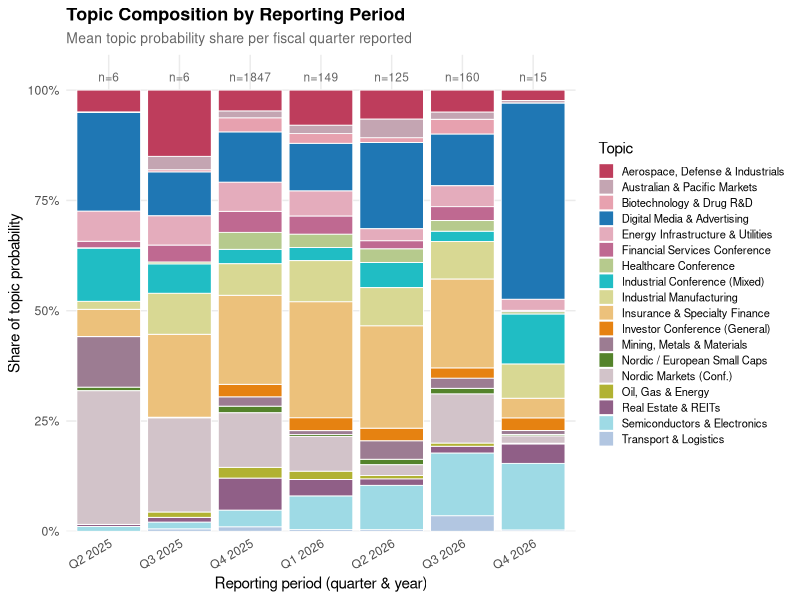
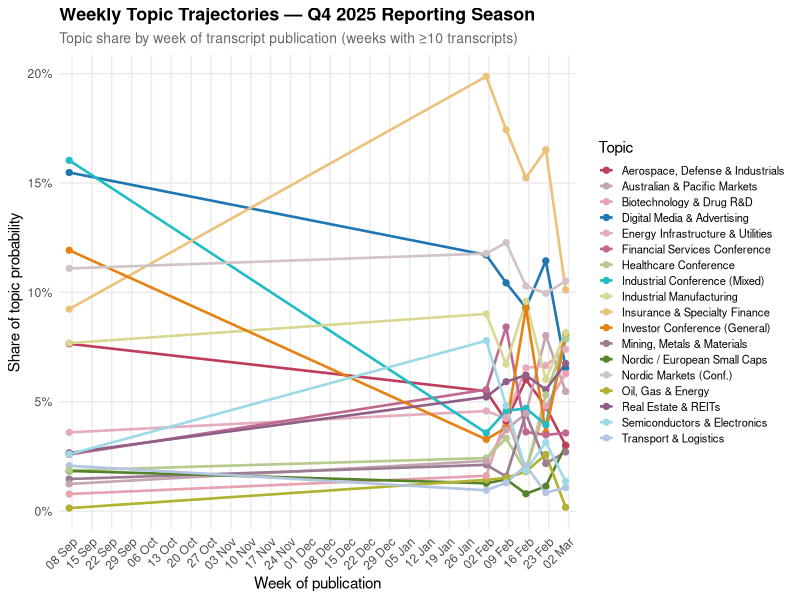
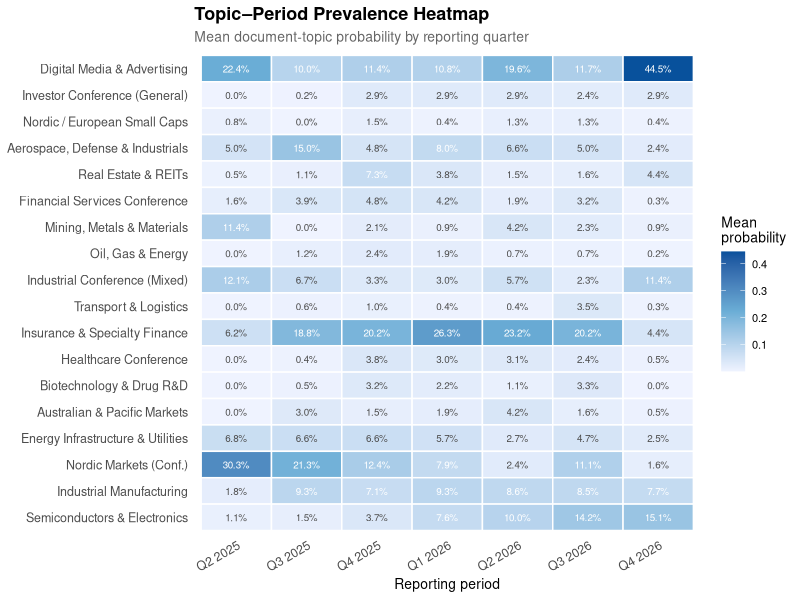
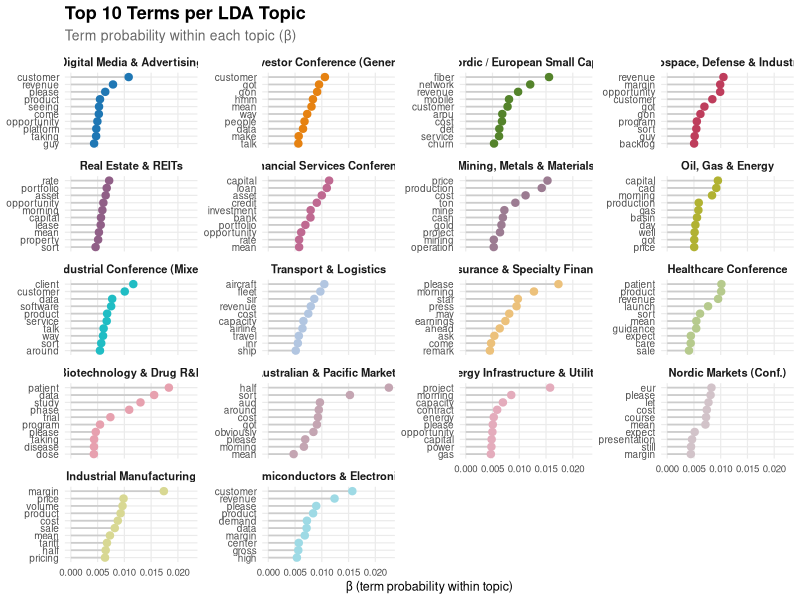
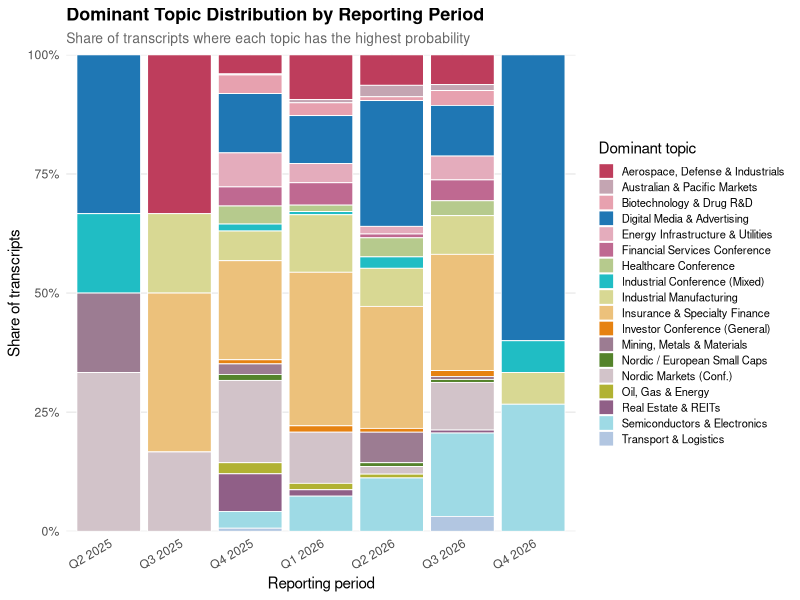

These charts were generated, in order, by the following R code:
# =============================================================================
# 02_visualize_topics.R
# Temporal and structural visualization of LDA topic model outputs
#
# Reads the document-topic distribution matrix (gamma) and topic-term
# matrix (beta) exported by 01_topic_modeling.ipynb, and produces a
# series of publication-quality figures saved to figures/.
#
# Figures produced:
#   figures/05_monthly_topic_prevalence.png  — stacked area chart
#   figures/06_topic_trajectories.png        — faceted monthly line chart
#   figures/07_topic_heatmap_monthly.png     — topic × month heatmap
#   figures/08_topic_terms_dotplot.png       — top terms per topic (dot plot)
#   figures/09_dominant_topic_calendar.png   — dominant topic share over time
# =============================================================================

library(dplyr)
library(tidyr)
library(readr)
library(lubridate)
library(ggplot2)
library(forcats)
library(stringr)
library(tidytext)  # for reorder_within() and scale_y_reordered()

# --- Load data ----------------------------------------------------------------

gamma <- read_csv("data/doc_topic_distributions.csv",
                  show_col_types = FALSE)
beta  <- read_csv("data/topic_terms.csv",
                  show_col_types = FALSE)

cat("Gamma matrix:", nrow(gamma), "documents,",
    sum(str_starts(names(gamma), "topic_")), "topics\n")
cat("Beta matrix: ", nrow(beta), "rows\n")

# Identify topic columns
topic_cols <- names(gamma)[str_starts(names(gamma), "topic_")]
K <- length(topic_cols)

# Ensure date columns are proper types
gamma <- gamma %>%
  mutate(
    call_date        = as.Date(call_date),
    call_month       = as.Date(call_month),
    call_week        = as.Date(call_week),
    # Order reporting periods chronologically
    reporting_period = factor(reporting_period,
      levels = c("Q2 2025", "Q3 2025", "Q4 2025",
                 "Q1 2026", "Q2 2026", "Q3 2026", "Q4 2026"))
  )

# --- Helper: topic label lookup ----------------------------------------------
# If the Python notebook produced a "dominant_label" column we can use it;
# otherwise fall back to generic labels. Users should update TOPIC_LABELS
# in the Python notebook for meaningful labels here.

if ("dominant_label" %in% names(gamma) &&
    !all(str_starts(gamma$dominant_label, "Topic "))) {
  label_map <- gamma %>%
    select(dominant_topic, dominant_label) %>%
    distinct() %>%
    rename(topic_id = dominant_topic, label = dominant_label)
} else {
  label_map <- tibble(
    topic_id = 0:(K - 1),
    label    = paste0("Topic ", 0:(K - 1))
  )
}

cat("\nTopic labels:\n")
print(label_map)

# =============================================================================
# Figure 1: Stacked bar chart — topic composition by reporting period
# Primary temporal axis: the fiscal quarter reported (Q4 2025, Q1 2026, etc.)
# This is more analytically meaningful than publication month for this corpus.
# =============================================================================

# Pivot gamma to long format, join labels
gamma_long <- gamma %>%
  select(reporting_period, call_week, all_of(topic_cols)) %>%
  pivot_longer(cols = all_of(topic_cols),
               names_to = "topic_col",
               values_to = "probability") %>%
  mutate(topic_id = as.integer(str_extract(topic_col, "[0-9]+"))) %>%
  left_join(label_map, by = "topic_id")

# Aggregate by reporting period
period_topics <- gamma_long %>%
  filter(!is.na(reporting_period)) %>%
  group_by(reporting_period, topic_id, label) %>%
  summarise(mean_prob = mean(probability, na.rm = TRUE), .groups = "drop") %>%
  group_by(reporting_period) %>%
  mutate(share = mean_prob / sum(mean_prob)) %>%
  ungroup()

# Also compute by week for the within-season analysis
weekly_topics <- gamma_long %>%
  filter(!is.na(call_week)) %>%
  group_by(call_week, topic_id, label) %>%
  summarise(mean_prob = mean(probability, na.rm = TRUE), .groups = "drop") %>%
  group_by(call_week) %>%
  mutate(share = mean_prob / sum(mean_prob)) %>%
  ungroup() %>%
  # Keep only weeks with at least 10 documents to avoid sparse week artefacts
  left_join(
    gamma %>% filter(!is.na(call_week)) %>% count(call_week),
    by = "call_week"
  ) %>%
  filter(n >= 10)

n_topics <- length(unique(period_topics$topic_id))
topic_colors <- setNames(
  colorRampPalette(c("#1f77b4","#ff7f0e","#2ca02c","#d62728","#9467bd",
                     "#8c564b","#e377c2","#7f7f7f","#bcbd22","#17becf",
                     "#aec7e8","#ffbb78","#98df8a","#ff9896","#c5b0d5",
                     "#c49c94","#f7b6d2","#c7c7c7","#dbdb8d","#9edae5"))(n_topics),
  unique(period_topics$label)
)

# Document counts per period (for annotation)
period_counts <- gamma %>%
  filter(!is.na(reporting_period)) %>%
  count(reporting_period)

p1 <- ggplot(period_topics,
             aes(x = reporting_period, y = share, fill = label)) +
  geom_bar(stat = "identity", position = "stack",
           colour = "white", linewidth = 0.3) +
  geom_text(
    data = period_counts,
    aes(x = reporting_period, y = 1.03, label = paste0("n=", n)),
    inherit.aes = FALSE, size = 3, colour = "grey40"
  ) +
  scale_fill_manual(values = topic_colors, name = "Topic") +
  scale_y_continuous(labels = scales::percent, expand = c(0, 0),
                     limits = c(0, 1.08)) +
  labs(
    title    = "Topic Composition by Reporting Period",
    subtitle = "Mean topic probability share per fiscal quarter reported",
    x        = "Reporting period (quarter & year)",
    y        = "Share of topic probability"
  ) +
  theme_minimal(base_size = 11) +
  theme(
    legend.position  = "right",
    legend.key.size  = unit(0.4, "cm"),
    legend.text      = element_text(size = 8),
    axis.text.x      = element_text(angle = 30, hjust = 1),
    panel.grid.minor = element_blank(),
    plot.title       = element_text(face = "bold", size = 13),
    plot.subtitle    = element_text(colour = "grey40", size = 10)
  )

ggsave("figures/05_topic_by_reporting_period.png", p1,
       width = 10, height = 6, dpi = 150, bg = "white")
cat("Saved figures/05_topic_by_reporting_period.png\n")

# =============================================================================
# Figure 2: Weekly topic trajectories within the Q4 2025 reporting season
# Publication date (week of posting) tracks the cadence of Q4 2025 reporting.
# =============================================================================

if (nrow(weekly_topics) > 0) {

  p2 <- ggplot(weekly_topics,
               aes(x = call_week, y = share, colour = label, group = label)) +
    geom_line(linewidth = 0.9) +
    geom_point(size = 1.8) +
    scale_colour_manual(values = topic_colors, name = "Topic") +
    scale_x_date(date_breaks = "1 week", date_labels = "%d %b",
                 expand = c(0.02, 0)) +
    scale_y_continuous(labels = scales::percent_format(accuracy = 1)) +
    labs(
      title    = "Weekly Topic Trajectories — Q4 2025 Reporting Season",
      subtitle = "Topic share by week of transcript publication (weeks with ≥10 transcripts)",
      x        = "Week of publication",
      y        = "Share of topic probability"
    ) +
    theme_minimal(base_size = 11) +
    theme(
      legend.position  = "right",
      legend.key.size  = unit(0.4, "cm"),
      legend.text      = element_text(size = 8),
      axis.text.x      = element_text(angle = 45, hjust = 1),
      panel.grid.minor = element_blank(),
      plot.title       = element_text(face = "bold", size = 13),
      plot.subtitle    = element_text(colour = "grey40", size = 10)
    )

  ggsave("figures/06_weekly_topic_trajectories.png", p2,
         width = 13, height = 6, dpi = 150, bg = "white")
  cat("Saved figures/06_weekly_topic_trajectories.png\n")
}

# =============================================================================
# Figure 3: Heatmap — topic × reporting period
# =============================================================================

heatmap_data <- period_topics %>%
  filter(!is.na(reporting_period))

p3 <- ggplot(heatmap_data,
             aes(x = reporting_period,
                 y = fct_reorder(label, -topic_id),
                 fill = mean_prob)) +
  geom_tile(colour = "white", linewidth = 0.5) +
  geom_text(aes(label = scales::percent(mean_prob, accuracy = 0.1)),
            size = 2.5, colour = ifelse(heatmap_data$mean_prob > 0.07,
                                        "white", "grey30")) +
  scale_fill_gradientn(
    colours = c("#EFF3FF", "#6BAED6", "#08519C"),
    name    = "Mean\nprobability"
  ) +
  labs(
    title    = "Topic–Period Prevalence Heatmap",
    subtitle = "Mean document-topic probability by reporting quarter",
    x        = "Reporting period",
    y        = NULL
  ) +
  theme_minimal(base_size = 10) +
  theme(
    axis.text.x     = element_text(angle = 30, hjust = 1, size = 9),
    axis.text.y     = element_text(size = 9),
    panel.grid      = element_blank(),
    legend.position = "right",
    plot.title      = element_text(face = "bold", size = 13),
    plot.subtitle   = element_text(colour = "grey40", size = 10)
  )

ggsave("figures/07_topic_heatmap_by_period.png", p3,
       width = max(8, nlevels(heatmap_data$reporting_period) * 1.3 + 3),
       height = n_topics * 0.55 + 2,
       dpi = 150, bg = "white")
cat("Saved figures/07_topic_heatmap_by_period.png\n")

# =============================================================================
# Figure 4: Dot plot — top terms per topic (beta matrix)
# A lollipop/dot plot showing the probability of the top N terms in each topic.
# =============================================================================

N_TERMS <- 10  # terms to show per topic

top_terms <- beta %>%
  left_join(label_map, by = c("topic" = "topic_id")) %>%
  rename(label = label.y) %>%
  group_by(label) %>%
  slice_max(probability, n = N_TERMS) %>%
  ungroup() %>%
  mutate(label = fct_reorder(label, topic),
         term  = reorder_within(term, probability, label))

p4 <- ggplot(top_terms, aes(x = probability, y = term, colour = label)) +
  geom_segment(aes(x = 0, xend = probability, yend = term),
               colour = "grey80", linewidth = 0.6) +
  geom_point(size = 2.2) +
  facet_wrap(~ label, scales = "free_y", ncol = 4) +
  scale_y_reordered() +
  scale_colour_manual(values = topic_colors, guide = "none") +
  labs(
    title    = paste0("Top ", N_TERMS, " Terms per LDA Topic"),
    subtitle = "Term probability within each topic (β)",
    x        = "β (term probability within topic)",
    y        = NULL
  ) +
  theme_minimal(base_size = 9) +
  theme(
    strip.text       = element_text(face = "bold", size = 8),
    axis.text.x      = element_text(size = 7),
    panel.grid.minor = element_blank(),
    plot.title       = element_text(face = "bold", size = 13),
    plot.subtitle    = element_text(colour = "grey40", size = 10)
  )

ggsave("figures/08_topic_terms_dotplot.png", p4,
       width = 14,
       height = ceiling(n_topics / 4) * (N_TERMS * 0.32 + 1.5),
       dpi = 150, bg = "white")
cat("Saved figures/08_topic_terms_dotplot.png\n")

# =============================================================================
# Figure 5: Dominant topic share over time (bar chart by dominant topic)
# Counts how many documents have each topic as dominant in each month.
# Complements the probability-based charts above.
# =============================================================================

if ("dominant_topic" %in% names(gamma)) {

  dominant_by_period <- gamma %>%
    filter(!is.na(reporting_period)) %>%
    left_join(label_map, by = c("dominant_topic" = "topic_id")) %>%
    group_by(reporting_period, label) %>%
    summarise(n_docs = n(), .groups = "drop") %>%
    group_by(reporting_period) %>%
    mutate(share = n_docs / sum(n_docs)) %>%
    ungroup()

  p5 <- ggplot(dominant_by_period,
               aes(x = reporting_period, y = share, fill = label)) +
    geom_bar(stat = "identity", position = "stack",
             colour = "white", linewidth = 0.3) +
    scale_fill_manual(values = topic_colors, name = "Dominant topic") +
    scale_y_continuous(labels = scales::percent, expand = c(0, 0)) +
    labs(
      title    = "Dominant Topic Distribution by Reporting Period",
      subtitle = "Share of transcripts where each topic has the highest probability",
      x        = "Reporting period",
      y        = "Share of transcripts"
    ) +
    theme_minimal(base_size = 11) +
    theme(
      legend.position  = "right",
      legend.key.size  = unit(0.4, "cm"),
      legend.text      = element_text(size = 8),
      axis.text.x      = element_text(angle = 30, hjust = 1),
      panel.grid.minor = element_blank(),
      plot.title       = element_text(face = "bold", size = 13),
      plot.subtitle    = element_text(colour = "grey40", size = 10)
    )

  ggsave("figures/09_dominant_topic_by_period.png", p5,
         width = 10, height = 6, dpi = 150, bg = "white")
  cat("Saved figures/09_dominant_topic_by_period.png\n")
}

# =============================================================================
# Summary table: top 5 documents per topic
# Useful for manually validating topic labels by reading representative calls.
# =============================================================================

if ("dominant_topic" %in% names(gamma)) {

  top_docs <- gamma %>%
    left_join(label_map, by = c("dominant_topic" = "topic_id")) %>%
    group_by(dominant_topic, label) %>%
    slice_max(dominant_prob, n = 5) %>%
    select(label, company_name, ticker, call_date, dominant_prob) %>%
    arrange(dominant_topic, desc(dominant_prob)) %>%
    ungroup()

  write_csv(top_docs, "data/top_docs_per_topic.csv")
  cat("\nSaved data/top_docs_per_topic.csv\n")
  cat("\nTop representative documents per topic:\n")
  print(top_docs, n = Inf)
}

cat("\nAll figures saved to figures/. Done.\n")
